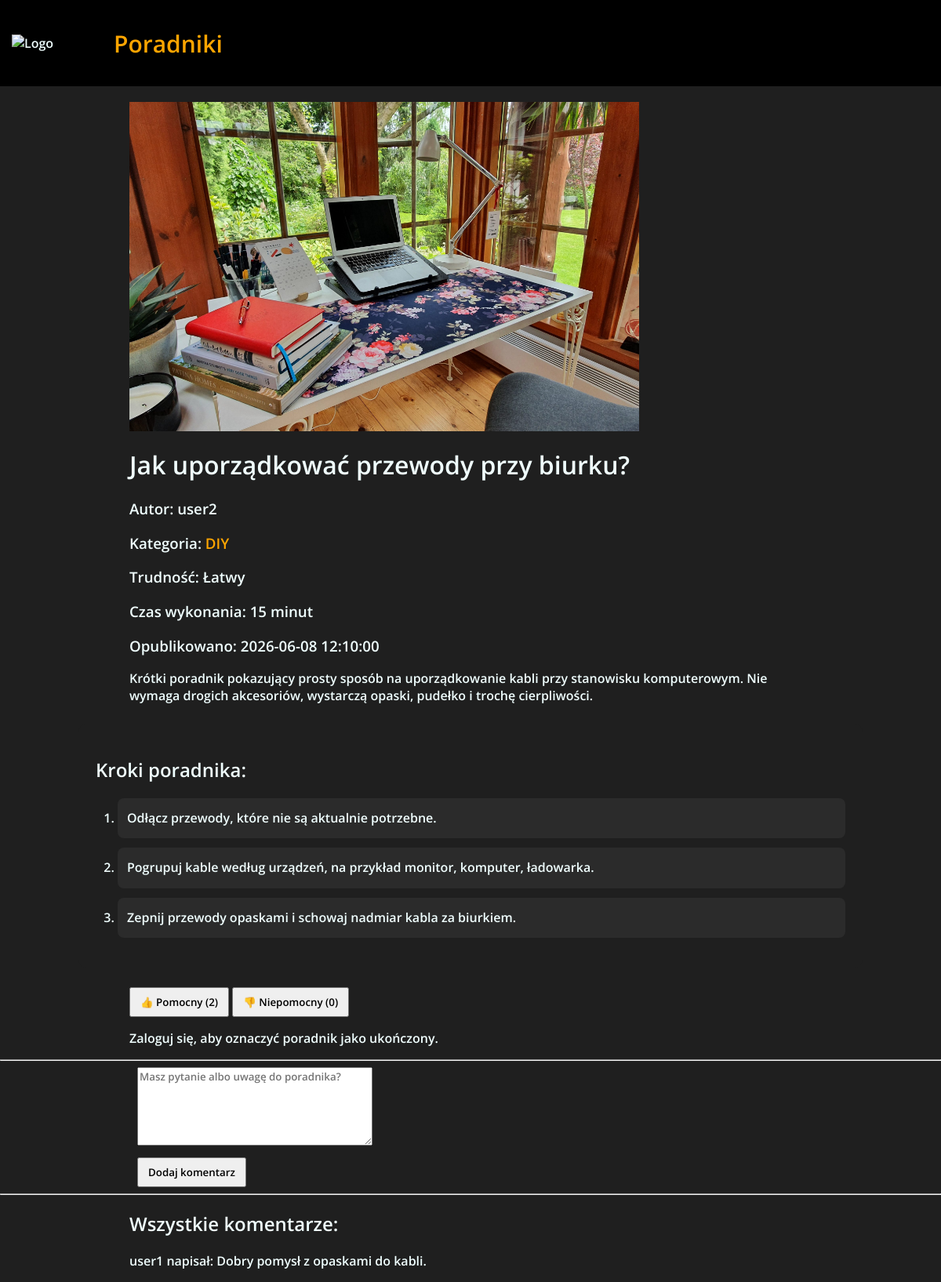
/post.php?id=2, run on the app's committed database.
### tables this page shows
CREATE TABLE `posty` (
  `id_posta` int(11) NOT NULL,
  `id_uzytkownika` int(11) DEFAULT NULL,
  `tytul` varchar(255) NOT NULL,
  `tresc` varchar(10000) NOT NULL,
  `kategoria` varchar(255) NOT NULL,
  `data_utworzenia` datetime NOT NULL DEFAULT current_timestamp(),
  `zdjecie` varchar(255) NOT NULL,
  `poziom_trudnosci` varchar(30) NOT NULL,
  `czas_wykonania` varchar(50) NOT NULL
);

CREATE TABLE `uzytkownicy` (
  `id_uzytkownika` int(11) NOT NULL,
  `nazwa_uzytkownika` varchar(50) NOT NULL,
  `haslo` varchar(255) NOT NULL
);

CREATE TABLE `kroki_poradnika` (
  `id_kroku` int(11) NOT NULL,
  `id_posta` int(11) NOT NULL,
  `numer_kroku` int(11) NOT NULL,
  `tresc_kroku` text NOT NULL
);

CREATE TABLE `komentarze` (
  `id_komentarza` int(11) NOT NULL,
  `id_uzytkownika` int(11) NOT NULL,
  `id_posta` int(11) NOT NULL,
  `tresc_komentarza` varchar(1000) NOT NULL
);

### post.php (the view, shortened to what this page needs)
<?php
$polaczenie = mysqli_connect('localhost', 'root', '', 'blog');
$postId = (int)($_GET['id'] ?? 0);
$stmt = mysqli_prepare($polaczenie, "SELECT posty.*, uzytkownicy.nazwa_uzytkownika AS autor FROM posty JOIN uzytkownicy ON posty.id_uzytkownika = uzytkownicy.id_uzytkownika WHERE posty.id_posta = ?");
mysqli_stmt_bind_param($stmt, "i", $postId);
mysqli_stmt_execute($stmt);
$wynik = mysqli_stmt_get_result($stmt);
$post = mysqli_fetch_assoc($wynik);
?>
<!DOCTYPE html>
<html lang="pl">
<head>
    <link rel="stylesheet" href="styl.css?v=<?php echo time(); ?>">
</head>
<body>
    <div id="pasekgorny">
        <img id="logo" src="blogger.png" alt="Logo">
        <?php if (!isset($_SESSION['id'])): ?>
            <a id="index" href="index.php">Poradniki</a>
        <?php else: ?>
            <a id="index" href="welcome.php">Poradniki</a>
        <?php endif; ?>
    </div>
    <?php if ($post): ?>
        <?php
        $stmt = mysqli_prepare($polaczenie, "SELECT COUNT(*) AS likes FROM glosy WHERE id_posta = ? AND glosowanie = 1");
        mysqli_stmt_bind_param($stmt, "i", $postId);
        mysqli_stmt_execute($stmt);
        $likes = mysqli_fetch_assoc(mysqli_stmt_get_result($stmt))['likes'];
        $stmt = mysqli_prepare($polaczenie, "SELECT COUNT(*) AS dislikes FROM glosy WHERE id_posta = ? AND glosowanie = -1");
        mysqli_stmt_bind_param($stmt, "i", $postId);
        mysqli_stmt_execute($stmt);
        $dislikes = mysqli_fetch_assoc(mysqli_stmt_get_result($stmt))['dislikes'];
        $stmt = mysqli_prepare($polaczenie, "SELECT id_kroku, numer_kroku, tresc_kroku FROM kroki_poradnika WHERE id_posta = ? ORDER BY numer_kroku");
        mysqli_stmt_bind_param($stmt, "i", $postId);
        mysqli_stmt_execute($stmt);
        $wynik_kroki = mysqli_stmt_get_result($stmt);
        $kroki = mysqli_fetch_all($wynik_kroki, MYSQLI_ASSOC);
        $liczba_krokow = count($kroki);
        $ukonczony = false;
        $ukonczone_kroki = [];
        $liczba_ukonczonych_krokow = 0;
        $adres_kategorii = isset($_SESSION['id']) ? 'welcome.php' : 'index.php';
        ?>
        <div class="stronaoposcie">
            <img src="<?php echo htmlspecialchars($post['zdjecie']); ?>" alt="Zdjęcie poradnika">
            <h1><?php echo htmlspecialchars($post['tytul']); ?></h1>
            <h3>Autor: <?php echo htmlspecialchars($post['autor']); ?></h3>
            <h3>Kategoria: <a href="<?php echo $adres_kategorii; ?>?kategoria=<?php echo urlencode($post['kategoria']); ?>"><?php echo htmlspecialchars($post['kategoria']); ?></a></h3>
            <h3>Trudność: <?php echo htmlspecialchars($post['poziom_trudnosci'] ?? 'brak'); ?></h3>
            <h3>Czas wykonania: <?php echo htmlspecialchars($post['czas_wykonania'] ?? 'brak'); ?></h3>
            <h3>Opublikowano: <?php echo htmlspecialchars($post['data_utworzenia']); ?></h3>
            <p><?php echo nl2br(htmlspecialchars($post['tresc'])); ?></p>
        </div>
        <div class="kroki-box">
            <h2>Kroki poradnika:</h2>
            <?php if ($liczba_krokow > 0): ?>
                <?php if (isset($_SESSION['id'])): ?>
                    <p id="postep-krokow">
                        Wykonano <span id="kroki-done"><?php echo $liczba_ukonczonych_krokow; ?></span>
                        z <span id="kroki-total"><?php echo $liczba_krokow; ?></span> kroków.
                    </p>
                    <ol class="lista-krokow lista-krokow-checkboxy">
                        <?php foreach ($kroki as $krok): ?>
                            <?php $czy_krok_ukonczony = in_array((int)$krok['id_kroku'], $ukonczone_kroki, true); ?>
                            <li class="<?php echo $czy_krok_ukonczony ? 'krok-wykonany' : ''; ?>">
                                <label class="krok-checkbox-label">
                                    <input
                                        type="checkbox"
                                        class="krok-checkbox"
                                        data-post-id="<?php echo $postId; ?>"
                                        data-krok-id="<?php echo (int)$krok['id_kroku']; ?>"
                                        <?php echo $czy_krok_ukonczony ? 'checked' : ''; ?>
                                    >
                                    <span><?php echo nl2br(htmlspecialchars($krok['tresc_kroku'])); ?></span>
                                </label>
                            </li>
                        <?php endforeach; ?>
                    </ol>
                <?php else: ?>
                    <ol class="lista-krokow">
                        <?php foreach ($kroki as $krok): ?>
                            <li><?php echo nl2br(htmlspecialchars($krok['tresc_kroku'])); ?></li>
                        <?php endforeach; ?>
                    </ol>
                <?php endif; ?>
            <?php else: ?>
                <p class="brak">Ten poradnik nie ma jeszcze dodanych kroków.</p>
            <?php endif; ?>
        </div>
        <div class="like-section">
            <button class="like-btn" data-id="<?php echo $postId; ?>">👍 Pomocny (<span id="like-count"><?php echo $likes; ?></span>)</button>
            <button class="dislike-btn" data-id="<?php echo $postId; ?>">👎 Niepomocny (<span id="dislike-count"><?php echo $dislikes; ?></span>)</button>
            <?php if (isset($_SESSION['id'])): ?>
                <button id="ukoncz-btn" data-id="<?php echo $postId; ?>">
                    <?php echo $ukonczony ? 'Cofnij ukończenie' : 'Oznacz jako ukończony'; ?>
                </button>
                <span id="ukoncz-status"><?php echo $ukonczony ? 'Poradnik ukończony' : ''; ?></span>
            <?php else: ?>
                <p class="brak">Zaloguj się, aby oznaczyć poradnik jako ukończony.</p>
            <?php endif; ?>
        </div>
        <hr>
        <form method="post" action="post.php?id=<?php echo $postId; ?>">
            <textarea name="tresc_komentarza" id="tresc_komentarza" placeholder="Masz pytanie albo uwagę do poradnika?" required></textarea><br>
            <button type="submit" name="dodaj_komentarz" id="dodanie_komentarza">Dodaj komentarz</button>
        </form>
        <hr>
        <div class="komentarze">
            <h2>Wszystkie komentarze:</h2>
            <?php
            $stmt = mysqli_prepare($polaczenie, "SELECT komentarze.tresc_komentarza, uzytkownicy.nazwa_uzytkownika FROM komentarze JOIN uzytkownicy ON komentarze.id_uzytkownika = uzytkownicy.id_uzytkownika WHERE komentarze.id_posta = ? ORDER BY komentarze.id_komentarza DESC");
            mysqli_stmt_bind_param($stmt, "i", $postId);
            mysqli_stmt_execute($stmt);
            $wynik_komentarze = mysqli_stmt_get_result($stmt);
            ?>
            <?php while ($komentarz = mysqli_fetch_assoc($wynik_komentarze)): ?>
                <div class="komentarz">
                    <p><b><?php echo htmlspecialchars($komentarz['nazwa_uzytkownika']); ?></b> napisał: <?php echo htmlspecialchars($komentarz['tresc_komentarza']); ?></p>
                </div>
            <?php endwhile; ?>
        </div>
    <?php else: ?>
        <p class="brak">Nie znaleziono poradnika o podanym ID.</p>
    <?php endif; ?>
</body>
</html>

### styl.css (style rules this page uses)
* { font-family: "Open Sans", sans-serif; font-optical-sizing: auto; font-weight: 600; font-style: normal; font-variation-settings: "wdth" 100; }
body { background-color: #1f1f1f; margin: 0; color: azure; }
#pasekgorny { background-color: black; height: 110px; }
#pasekgorny #logo { width: 125px; height: 100px; }
a { color: orange; text-decoration: none; }
#index { font-size: 30px; position: absolute; top: 30px; }
.stronaoposcie { margin: 10px; }
.like-section { margin: 10px; }
.komentarze { margin: 10px; }
#tresc_komentarza { width: 300px; height: 100px; margin-left: 10px; }
#dodanie_komentarza { margin-top: 10px; margin-left: 10px; }
.stronaoposcie img { width: 550px; height: 300px; }
html { box-sizing: border-box; }
*, *::before, *::after { box-sizing: inherit; }
img { max-width: 100%; }
#pasekgorny { position: relative; display: flex; align-items: center; gap: 20px; padding: 5px 15px; }
.wyszukiwarka button, #dodajpost, #dodajpost2, #dodanie_komentarza, .like-section button, input[type="submit"], input[type="reset"], button { padding: 8px 12px; cursor: pointer; }
.stronaoposcie { max-width: 900px; margin: 20px auto; padding: 0 15px; }
.stronaoposcie img { width: 100%; max-width: 650px; height: auto; max-height: 420px; object-fit: cover; display: block; }
.like-section, .komentarze, form[action^="post.php"] { max-width: 900px; margin-left: auto; margin-right: auto; padding: 0 15px; }
#tresc_komentarza, .formpost textarea, .formpost input, .formpost select, .wrapper, .form-control { max-width: 100%; }
#pasekgorny { min-height: 110px; height: auto; }
#pasekgorny #logo { width: 100px; height: auto; flex-shrink: 0; }
#index { position: static !important; font-size: 30px; margin-left: 10px; white-space: nowrap; flex-shrink: 0; }
.kroki-box { width: 90%; max-width: 1000px; margin: 25px auto; background-color: #1f1f1f; color: azure; padding: 22px; border-radius: 10px; }
.lista-krokow { padding-left: 28px; line-height: 1.7; }
.lista-krokow li { margin-bottom: 12px; background-color: #2b2b2b; padding: 12px; border-radius: 8px; }

### data on the page
posty: zdjecie (picture), tytul "Jak uporządkować przewody przy biurku?", id_uzytkownika.nazwa_uzytkownika "user2", kategoria "DIY", poziom_trudnosci "Łatwy", czas_wykonania "15 minut", data_utworzenia "2026-06-08 12:10:00", tresc "Krótki poradnik pokazujący prosty sposób na uporządkowanie kabli przy stanowisku komputerowym. Nie wymaga drogich akcesoriów, wystarczą opaski, pudełko i trochę cierpliwości."
kroki_poradnika: tresc_kroku "Odłącz przewody, które nie są aktualnie potrzebne."
kroki_poradnika: tresc_kroku "Pogrupuj kable według urządzeń, na przykład monitor, komputer, ładowarka."
kroki_poradnika: tresc_kroku "Zepnij przewody opaskami i schowaj nadmiar kabla za biurkiem."
komentarze: id_uzytkownika.nazwa_uzytkownika "user1", tresc_komentarza "Dobry pomysł z opaskami do kabli."

### other printed values
$likes "2"
$dislikes "0"
